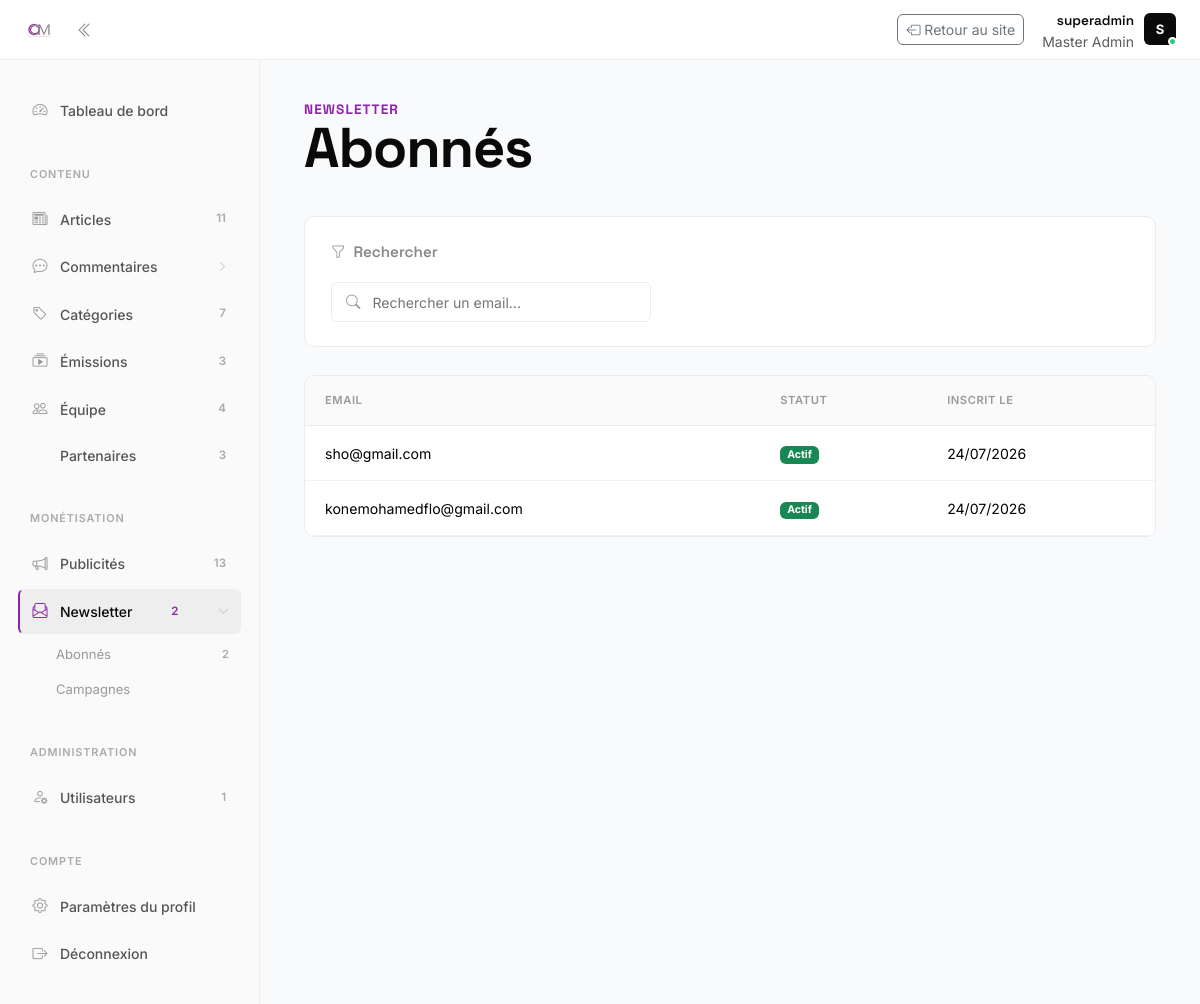
Page /dashboard/newsletter/abonnes/ (signed in) on the committed database.
### newsletter/models.py (models this page shows, shortened)
class Subscriber(models.Model):
    email = models.EmailField(unique=True)
    is_active = models.BooleanField(default=True)
    token = models.UUIDField(default=uuid.uuid4, unique=True, editable=False)
    subscribed_at = models.DateTimeField(auto_now_add=True)
    class Meta:
        ordering = ["-subscribed_at"]
        verbose_name = "Abonné"
        verbose_name_plural = "Abonnés"

### dashboard/views.py (the view)
# urls.py: path("newsletter/abonnes/", views.SubscriberListView.as_view(), name="subscriber_list"),
class SubscriberListView(StaffRequiredMixin, SearchableListMixin, ListView):
    model = Subscriber
    template_name = "dashboard/subscriber_list.html"
    context_object_name = "object_list"
    search_field = "email"

### dashboard/mixins.py (called while the page is built)
    def test_func(self):
        return self.request.user.is_staff

    def get_queryset(self):
        qs = super().get_queryset()
        search = self.request.GET.get("search")
        if search:
            qs = qs.filter(**{f"{self.search_field}__icontains": search})
        return qs

    def get_context_data(self, **kwargs):
        context = super().get_context_data(**kwargs)
        context["search"] = self.request.GET.get("search", "")
        return context

### templates/dashboard/subscriber_list.html (shortened to what this page needs)
{% extends 'dashboard/base_dashboard.html' %}
{% block dashboard_content %}
<div class="page-header reveal">
  <div class="eyebrow">Newsletter</div>
  <h1>Abonnés</h1>
</div>
<div class="dashboard-filter-card reveal">
  <div class="dashboard-filter-card-title"><i class="bi bi-funnel"></i> Rechercher</div>
  <form method="GET" class="dashboard-search">
    <i class="bi bi-search"></i>
    <input type="text" name="search" value="{{ search }}" placeholder="Rechercher un email...">
  </form>
</div>
<div class="dashboard-table-wrap reveal">
  <table class="table dashboard-table">
    <thead>
      <tr>
        <th>Email</th>
        <th>Statut</th>
        <th>Inscrit le</th>
      </tr>
    </thead>
    <tbody>
      {% for subscriber in object_list %}
      <tr>
        <td>{{ subscriber.email }}</td>
        <td>
          <span class="badge {% if subscriber.is_active %}bg-success{% else %}bg-secondary{% endif %}">
            {% if subscriber.is_active %}Actif{% else %}Désabonné{% endif %}
          </span>
        </td>
        <td>{{ subscriber.subscribed_at|date:"d/m/Y" }}</td>
      </tr>
      {% empty %}
      <tr>
        <td colspan="3" class="text-center text-muted py-4">Aucun abonné pour le moment.</td>
      </tr>
      {% endfor %}
    </tbody>
  </table>
</div>
{% endblock %}

### templates/dashboard/base_dashboard.html (shortened to what this page needs)
{% extends 'dashboard/app_base.html' %}
{% load static %}
{% block content %}
<div class="dashboard-topbar">
  <div class="dashboard-topbar-left">
    <a href="{% url 'home' %}" class="dashboard-logo">
      <img src="{% static 'images/logo.jpg' %}" alt="OM News">
    </a>
    <button type="button" id="sidebar-toggle" class="dashboard-collapse-btn" title="Réduire le menu">
      <i class="bi bi-chevron-double-left"></i>
    </button>
  </div>
  <div class="dashboard-topbar-right">
    <a href="{% url 'home' %}" class="btn btn-outline-secondary btn-sm">
      <i class="bi bi-box-arrow-left"></i> Retour au site
    </a>
    <div class="dashboard-topbar-user">
      <div class="text-end">
        <strong>{{ user.username }}</strong>
        <div class="text-muted small">{% if user.is_staff %}Master Admin{% else %}Membre{% endif %}</div>
      </div>
      <div class="dashboard-topbar-avatar">
        <div class="avatar">{{ user.username|first|upper }}</div>
        <span class="dashboard-status-dot"></span>
      </div>
    </div>
  </div>
</div>
<div class="dashboard-shell">
      <aside class="dashboard-sidebar">
        <div class="dashboard-sidebar-inner">
          <nav class="dashboard-nav">
            <a href="{% url 'dashboard:home' %}" class="dashboard-nav-link {% if request.resolver_match.url_name == 'home' %}active{% endif %}">
              <span class="dashboard-nav-icon"><i class="bi bi-speedometer2"></i></span>
              <span class="dashboard-nav-label">Tableau de bord</span>
            </a>
            {% if user.is_staff %}
            <div class="dashboard-nav-section">Contenu</div>
            <a href="{% url 'dashboard:post_list' %}" class="dashboard-nav-link {% if '/articles/' in request.path %}active{% endif %}">
              <span class="dashboard-nav-icon"><i class="bi bi-newspaper"></i></span>
              <span class="dashboard-nav-label">Articles</span>
              {% if sidebar_posts_count %}<span class="dashboard-nav-badge">{{ sidebar_posts_count }}</span>{% endif %}
            </a>
            <div class="dashboard-nav-group">
              <button
                type="button"
                class="dashboard-nav-link dashboard-nav-toggle {% if '/commentaires/' in request.path %}active{% endif %}"
                data-bs-toggle="collapse"
                data-bs-target="#nav-comments-submenu"
                aria-expanded="{% if '/commentaires/' in request.path %}true{% else %}false{% endif %}"
              >
                <span class="dashboard-nav-icon"><i class="bi bi-chat-dots"></i></span>
                <span class="dashboard-nav-label">Commentaires</span>
                <i class="bi bi-chevron-right dashboard-nav-chevron"></i>
              </button>
            </div>
            <a href="{% url 'dashboard:category_list' %}" class="dashboard-nav-link {% if '/categories/' in request.path %}active{% endif %}">
              <span class="dashboard-nav-icon"><i class="bi bi-tag"></i></span>
              <span class="dashboard-nav-label">Catégories</span>
              <span class="dashboard-nav-badge">{{ sidebar_categories_count }}</span>
            </a>
            <a href="{% url 'dashboard:emission_list' %}" class="dashboard-nav-link {% if '/emissions/' in request.path %}active{% endif %}">
              <span class="dashboard-nav-icon"><i class="bi bi-collection-play"></i></span>
              <span class="dashboard-nav-label">Émissions</span>
              <span class="dashboard-nav-badge">{{ sidebar_emissions_count }}</span>
            </a>
            <a href="{% url 'dashboard:team_list' %}" class="dashboard-nav-link {% if '/equipe/' in request.path %}active{% endif %}">
              <span class="dashboard-nav-icon"><i class="bi bi-people"></i></span>
              <span class="dashboard-nav-label">Équipe</span>
              <span class="dashboard-nav-badge">{{ sidebar_team_count }}</span>
            </a>
            <a href="{% url 'dashboard:partner_list' %}" class="dashboard-nav-link {% if '/partenaires/' in request.path %}active{% endif %}">
              <span class="dashboard-nav-label">Partenaires</span>
              <span class="dashboard-nav-badge">{{ sidebar_partners_count }}</span>
            </a>
            <div class="dashboard-nav-section">Monétisation</div>
            <a href="{% url 'dashboard:ad_list' %}" class="dashboard-nav-link {% if '/publicites/' in request.path %}active{% endif %}">
              <span class="dashboard-nav-icon"><i class="bi bi-megaphone"></i></span>
              <span class="dashboard-nav-label">Publicités</span>
              <span class="dashboard-nav-badge">{{ sidebar_ads_count }}</span>
            </a>
            <div class="dashboard-nav-group">
              <button
                type="button"
                class="dashboard-nav-link dashboard-nav-toggle {% if '/newsletter/' in request.path %}active{% endif %}"
                data-bs-toggle="collapse"
                data-bs-target="#nav-newsletter-submenu"
                aria-expanded="{% if '/newsletter/' in request.path %}true{% else %}false{% endif %}"
              >
                <span class="dashboard-nav-icon"><i class="bi bi-envelope-paper"></i></span>
                <span class="dashboard-nav-label">Newsletter</span>
                <span class="dashboard-nav-badge">{{ sidebar_subscribers_count }}</span>
                <i class="bi bi-chevron-right dashboard-nav-chevron"></i>
              </button>
              <div class="dashboard-nav-subitems collapse {% if '/newsletter/' in request.path %}show{% endif %}" id="nav-newsletter-submenu">
                <a href="{% url 'dashboard:subscriber_list' %}" class="dashboard-nav-sublink">
                  <span class="dashboard-nav-label">Abonnés</span>
                  <span class="dashboard-nav-badge">{{ sidebar_subscribers_count }}</span>
                </a>
                <a href="{% url 'dashboard:campaign_list' %}" class="dashboard-nav-sublink">
                  <span class="dashboard-nav-label">Campagnes</span>
                </a>
              </div>
            </div>
            <div class="dashboard-nav-section">Administration</div>
            <a href="{% url 'dashboard:user_list' %}" class="dashboard-nav-link {% if '/utilisateurs/' in request.path %}active{% endif %}">
              <span class="dashboard-nav-icon"><i class="bi bi-person-gear"></i></span>
              <span class="dashboard-nav-label">Utilisateurs</span>
              <span class="dashboard-nav-badge">{{ sidebar_users_count }}</span>
            </a>
            {% endif %}
            <div class="dashboard-nav-section">Compte</div>
            <a href="{% url 'dashboard:profile' %}" class="dashboard-nav-link {% if '/profil/' in request.path %}active{% endif %}">
              <span class="dashboard-nav-icon"><i class="bi bi-gear"></i></span>
              <span class="dashboard-nav-label">Paramètres du profil</span>
            </a>
            <a href="{% url 'logout' %}" class="dashboard-nav-link dashboard-nav-link-danger">
              <span class="dashboard-nav-icon"><i class="bi bi-box-arrow-right"></i></span>
              <span class="dashboard-nav-label">Déconnexion</span>
            </a>
          </nav>
        </div>
      </aside>
      <main class="dashboard-content">
        <div class="container-fluid">
          {% block dashboard_content %}{% endblock %}
        </div>
      </main>
</div>
{% endblock %}

### rows in the picture
Subscriber: email "sho@gmail.com", is_active "Actif", subscribed_at "24/07/2026"
Subscriber: email "konemohamedflo@gmail.com", is_active "Actif", subscribed_at "24/07/2026"

### other values in the picture
{{ user.username }} "superadmin"
{{ user.username|first|upper }} "S"
{{ sidebar_posts_count }} "11"
{{ sidebar_categories_count }} "7"
{{ sidebar_emissions_count }} "3"
{{ sidebar_team_count }} "4"
{{ sidebar_partners_count }} "3"
{{ sidebar_ads_count }} "13"
{{ sidebar_subscribers_count }} "2"
{{ sidebar_users_count }} "1"
